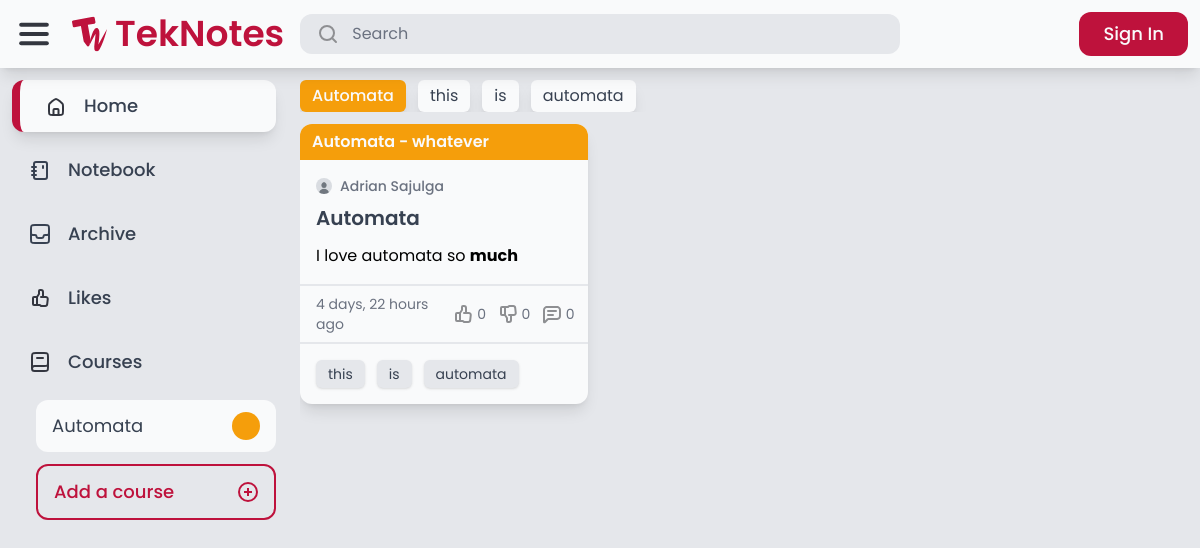
The app's page /, older data.
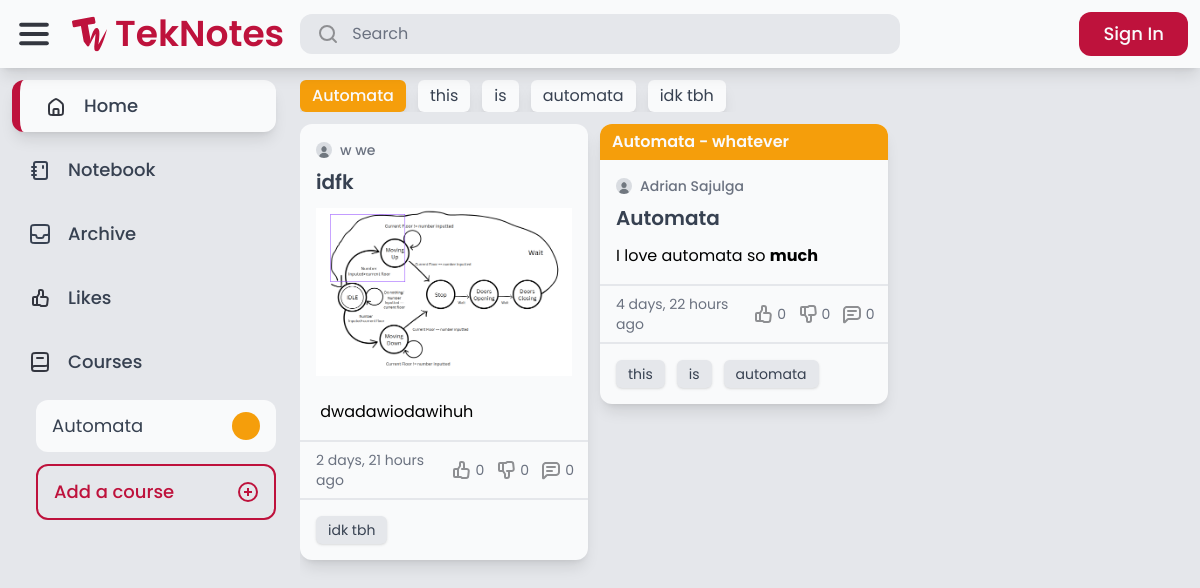
The same page, newer data.
### course/models.py (models this page shows)
class Course(models.Model):
    COLORS = [
        ('red-500', 'Red'),
        ('orange-500', 'Orange'),
        ('amber-500', 'Amber'),
        ('lime-500', 'Lime'),
        ('green-500', 'Green'),
        ('emerald-500', 'Emerald'),
        ('teal-500', 'Teal'),
        ('cyan-500', 'Cyan'),
        ('blue-500', 'Blue'),
        ('indigo-500', 'Indigo'),
        ('violet-500', 'Violet'),
        ('purple-500', 'Purple'),
        ('fuchsia-500', 'Fuschia'),
        ('pink-500', 'Pink'),
    ]
    code = models.CharField(max_length=20)
    description = models.CharField(max_length=255)
    color = models.CharField(max_length=20, choices=COLORS, default='gray-500')
    created_by = models.ForeignKey(User, related_name='courses', on_delete=models.CASCADE)
    def __str__(self):
        return f'{self.code} - {self.description}'

### tags/models.py (models this page shows)
class Tag(models.Model):
    name = models.CharField(max_length=50, unique=True)
    def __str__(self):
        return self.name

### notes/models.py (models this page shows, shortened)
class Note(models.Model):
    title = models.CharField(max_length=255)
    content = CKEditor5Field("Text", config_name="extends", blank=True, null=True)
    course = models.ForeignKey(Course, null=True, blank=True, on_delete=models.SET_NULL)
    created_by = models.ForeignKey(User, related_name="notes", on_delete=models.CASCADE)
    created_at = models.DateTimeField(auto_now_add=True)
    modified_at = models.DateTimeField(auto_now=True)
    tags = models.ManyToManyField(Tag, related_name="notes", blank=True)
    is_archived = models.BooleanField(default=False)
    is_private = models.BooleanField(default=False)

### authentication/models.py (models this page shows, shortened)
class Profile(models.Model):
    user = models.OneToOneField(User, on_delete=models.CASCADE)
    bio = models.TextField(max_length=500, default="No bio yet.")
    avatar = models.ImageField(default="avatars/default.jpg", upload_to="avatars/")
    location = models.CharField(max_length=30, blank=True)

### core/views.py (the view)
# urls.py: path("", views.index, name="index"),
def index(request):
    notes = Note.objects.filter(is_archived=False, is_private=False).order_by(
        "-modified_at"
    )
    courses = Course.objects.filter(note__in=notes).distinct()
    tags = Tag.objects.filter(notes__in=notes).distinct()
    return render(
        request, "core/index.html", {"notes": notes, "courses": courses, "tags": tags}
    )

### core/context_processors.py (called while the page is built)
def courses_list(request):
    return {
        'your_courses': Course.objects.all().distinct()
    }

### core/templates/core/index.html (shortened to what this page needs)
{% extends 'core/base.html' %}
{% load static %}
{% block content %}
    {% if notes %}
        {% include 'tags/course_and_tags.html' %}
        {% include 'notes/notes.html' %}
    {% else %}
        {% include 'core/no_results.html' with message="It looks like there are no notes yet. Start contributing to the community!" complex=True%}
    {% endif %}
{% endblock %}

### core/templates/core/base.html (shortened to what the changed rows need)
{% extends 'core/core.html' %}
{% load static %}
{% load custom_filters %}
{% block body %}
    <div class="flex flex-col h-full overflow-hidden">
        <main class="flex bg-gray-200 h-full overflow-hidden">
            <nav class="flex flex-col w-full max-w-72 h-full p-3 gap-3 overflow-y-auto">
                <div id="courses" class="flex flex-col pl-6 gap-3">
                    {% for course in your_courses %}
                        <a href="{% url 'advanced_search:search_by_course' course.id %}" class="group transition-all course-elem nav-elem flex rounded-xl px-4 py-3 justify-between bg-gray-50 hover:bg-{{ course.color }}">
                            <p class="course-text text-lg text-gray-700 group-hover:text-gray-50">{{ course.code }}</p>
                            <div class="rounded-full bg-{{ course.color }} group-hover:bg-gray-50 h-full min-h-7 aspect-square course-color"></div>
                        </a>
                    {% endfor %}
                </div>
            </nav>
            <div class="flex flex-col flex-1 h-full p-3 gap-3 overflow-hidden">
                {% block content %}
                {% endblock %}
            </div>
        </main>
    </div>
{% endblock %}

### tags/templates/tags/course_and_tags.html
{% load static %}
{% load custom_filters %}
<link rel="stylesheet" href="{% static 'teknotes/css/highlight.css' %}">
<div class="flex {% if wrap %} flex-wrap {% else %} overflow-x-auto {% endif %} gap-3 ">
    {% for course in courses %}
        <a href="{% url 'advanced_search:search_by_course' course.id %}" class="px-3 py-1 bg-{{ course.color }} rounded-md shadow-lg font-medium text-gray-50 whitespace-nowrap">{{ course.code }}</a>
    {% endfor %}
    {% for tag in tags %}
        <a href="/search/?query={{ tag.name }}" class="ncshadow px-3 py-1 {% if query in tag.name %}bg-rose-700 text-white {%else%} bg-gray-50 text-gray-700 {%endif%} rounded-md shadow-lg whitespace-nowrap">{{ tag.name }}</a>
    {% endfor %}
</div>

### notes/templates/notes/notes.html (shortened to what this page needs)
<div class="flex flex-1 {% if not no_scroll %} overflow-hidden overflow-y-auto {% endif %}">
  <div id="notes" class="flex flex-1 gap-3" style="display: none;">
    {% for note in notes %}
    <div class="note" data-note-id="{{ note.id }}">
      {% include 'notes/note.html' %}
    </div>
    {% endfor %}
  </div>
  <div id="notes-container" class="flex flex-1 gap-3"></div>
</div>

### notes/templates/notes/note.html (shortened to what the changed rows need)
{% load static %}
{% load custom_filters %}
<div class="rounded-xl hover:bg-gray-100 transition-all {% if note.is_private %} border-2 border-dashed border-gray-500 {% else %} bg-gray-50 shadow-lg hover:shadow-xl {% endif %}">
    <a href="{% url 'notes:note_detail' note.id %}" class="flex flex-col {% if note.is_archived %} opacity-70 {% endif %}">
        {% if note.course %}
            <div class="flex {% if note.is_private %} border-b-2 border-dashed border-gray-500 {% else %} bg-{{ note.course.color }} {% endif %} px-3 py-1.5 rounded-t-xl">
                <p class="{% if note.is_private %} text-{{ note.course.color }} {% else %} text-gray-50 {% endif %} font-semibold">{{ note.course }}</p>
            </div>
        {% endif %}
        <div class="flex flex-col p-4 gap-3 max-h-80 overflow-hidden">
            <div class="flex flex-col gap-2">
                <div class="flex gap-2 items-center">
                    <img src="{{ note.created_by.profile.avatar.url }}" alt="Profile Image" class="h-4 w-4 aspect-square rounded-full">
                    <p class="text-gray-500 font-medium text-sm">
                        {%if query%}
                            {% highlight note.created_by.first_name query "user" %} {% highlight note.created_by.last_name query "user" %}
                        {% else %}
                            {{ note.created_by.first_name }} {{ note.created_by.last_name }}
                        {% endif %}
                    </p>
                </div>
                <h1 class="text-xl text-gray-700 font-semibold">
                    {%if query%}
                        {% highlight note.title query "note_title" %}
                    {%else%}
                        {{ note.title}}
                    {%endif%}
                </h1>
            </div>
            <div class="">
                <p class="text-gray-700">
                    {%if query%}
                    {% highlight note.content query "note_detail" %}
                    {%else%}
                    {{ note.content | safe}}
                    {%endif%}
                </p>
            </div>
        </div>
        <div class="flex justify-between px-4 py-2 border-t-2 {% if note.is_private %} border-gray-500 border-dashed {% else %} border-gray-200 {% endif %}">
            <p class="text-gray-500 text-sm">{{ note.modified_at|timesince }} ago</p>
            <div class="flex gap-3">
                <div class="flex gap-0.5 items-center">
                    <img src="{% if request.user.is_authenticated and note|is_liked:request.user %}{% static 'teknotes/images/thumbed_up.svg' %}{% else %}{% static 'teknotes/images/thumb_up.svg' %}{% endif %}" alt="thumb_up">
                    <p class="text-sm {% if request.user.is_authenticated and note|is_liked:request.user %}text-yellow-500 font-medium{% else %}text-gray-500{% endif %}">{{ note.likes.count }}</p>
                </div>
                <div class="flex gap-0.5 items-center">
                    <img src="{% if request.user.is_authenticated and note|is_disliked:request.user %}{% static 'teknotes/images/thumbed_down.svg' %}{% else %}{% static 'teknotes/images/thumb_down.svg' %}{% endif %}" alt="thumb_down">
                    <p class="text-sm {% if request.user.is_authenticated and note|is_disliked:request.user %}text-yellow-500 font-medium{% else %}text-gray-500{% endif %}">{{ note.dislikes.count }}</p>
                </div>
                <div class="flex gap-0.5 items-center">
                    <img src="{% static 'teknotes/images/comment.svg' %}" alt="comment">
                    <p class="text-sm text-gray-500">{{ note.comments.count }}</p>
                </div>
            </div>
        </div>
        {% if note.tags.count > 0 %}
            <div class="flex flex-wrap p-4 gap-3 border-t-2 {% if note.is_private %} border-gray-500 border-dashed {% else %} border-gray-200 {% endif %}">
                {% for tag in note.tags.all|slice:":3" %}
                    <p class="text-sm  shadow px-3 py-1 rounded-md inline-block
                    {%if query in tag.name%}
                        bg-rose-700 text-white
                    {% elif note.is_private %}
                        bg-gray-50
                    {% else %} bg-gray-200
                    {% endif %} text-gray-700">
                    {{tag}}
                    </p>
                {% endfor %}
            </div>
        {% endif %}
    </a>
</div>

Row changes from the older to the newer data that the page shows:
added Tag: name "idk tbh"
added Note: created_by.profile.avatar (placeholder picture), created_by.first_name "w", created_by.last_name "we", title "idfk", content (picture), content "dwadawiodawihuh", modified_at "2 days, 21 hours", likes.count "0", dislikes.count "0", comments.count "0"
